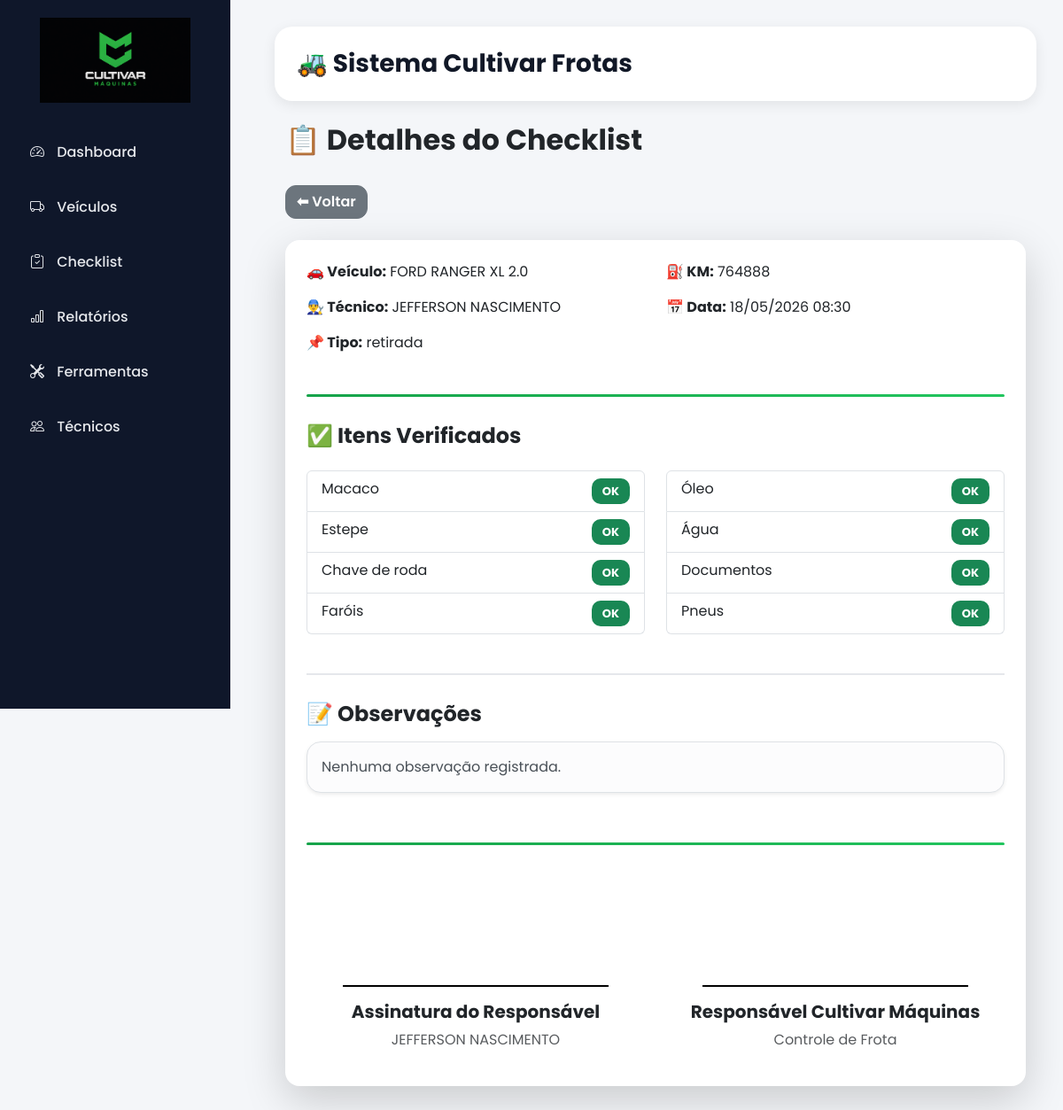
The app's page /checklist_detalhe/23 with its own data.
### tables this page shows
CREATE TABLE veiculos (
    id INTEGER PRIMARY KEY AUTOINCREMENT,
    nome TEXT,
    placa TEXT,
    status TEXT,
    km_atual TEXT
, condutor TEXT);

CREATE TABLE checklist (
    id INTEGER PRIMARY KEY AUTOINCREMENT,
    veiculo_id INTEGER,
    tecnico TEXT,
    tipo TEXT,
    km TEXT,
    observacoes TEXT,
    data TEXT
, macaco TEXT, estepe TEXT, chave_roda TEXT, farois TEXT, oleo TEXT, agua TEXT, documentos TEXT, pneus TEXT, valor REAL);

### app.py (the view)
@app.route("/checklist_detalhe/<int:id>")
def checklist_detalhe(id):
    conn = conectar()
    cursor = conn.cursor()
    cursor.execute("""
        SELECT c.*, v.nome
        FROM checklist c
        JOIN veiculos v ON v.id = c.veiculo_id
        WHERE c.id = ?
    """, (id,))
    d = cursor.fetchone()
    conn.close()
    checklist = {
        "id": d[0],
        "veiculo": d[-1],
        "tecnico": d[2],
        "tipo": d[3],
        "km": d[4],
        "observacoes": d[5],
        "data": d[6],
        "macaco": d[7],
        "estepe": d[8],
        "chave_roda": d[9],
        "farois": d[10],
        "oleo": d[11],
        "agua": d[12],
        "documentos": d[13],
        "pneus": d[14],
    }
    return render_template("checklist_detalhe.html", c=checklist)

### app.py (called while the page is built)
def conectar():
    return sqlite3.connect("database.db")

### templates/checklist_detalhe.html
{% extends "base.html" %}
{% block content %}
<div class="container mt-4">
    <div class="d-flex align-items-center mb-4">
        <h2 class="fw-bold">
            📋 Detalhes do Checklist
        </h2>
    </div>
    <a href="/checklist" class="btn btn-secondary mb-4">
        ⬅ Voltar
    </a>
    <div class="card border-0 shadow-lg rounded-4 p-4">
        <div class="row">
            <div class="col-md-6">
                <p class="mb-3">
                    <strong>🚗 Veículo:</strong>
                    {{ c.veiculo }}
                </p>
                <p class="mb-3">
                    <strong>👨‍🔧 Técnico:</strong>
                    {{ c.tecnico }}
                </p>
                <p class="mb-3">
                    <strong>📌 Tipo:</strong>
                    {{ c.tipo }}
                </p>
            </div>
            <div class="col-md-6">
                <p class="mb-3">
                    <strong>⛽ KM:</strong>
                    {{ c.km }}
                </p>
                <p class="mb-3">
                    <strong>📅 Data:</strong>
                    {{ c.data }}
                </p>
            </div>
        </div>
        <div style="
            height:3px;
            background:linear-gradient(to right,#16a34a,#22c55e);
            border-radius:10px;
            margin-top:30px;
            margin-bottom:30px;
        "></div>
        <h4 class="fw-bold mb-4">
            ✅ Itens Verificados
        </h4>
        <div class="row">
            <div class="col-md-6">
                <ul class="list-group mb-4">
                    <li class="list-group-item d-flex justify-content-between">
                        Macaco
                        <span class="badge bg-success">
                            {{ c.macaco }}
                        </span>
                    </li>
                    <li class="list-group-item d-flex justify-content-between">
                        Estepe
                        <span class="badge bg-success">
                            {{ c.estepe }}
                        </span>
                    </li>
                    <li class="list-group-item d-flex justify-content-between">
                        Chave de roda
                        <span class="badge bg-success">
                            {{ c.chave_roda }}
                        </span>
                    </li>
                    <li class="list-group-item d-flex justify-content-between">
                        Faróis
                        <span class="badge bg-success">
                            {{ c.farois }}
                        </span>
                    </li>
                </ul>
            </div>
            <div class="col-md-6">
                <ul class="list-group mb-4">
                    <li class="list-group-item d-flex justify-content-between">
                        Óleo
                        <span class="badge bg-success">
                            {{ c.oleo }}
                        </span>
                    </li>
                    <li class="list-group-item d-flex justify-content-between">
                        Água
                        <span class="badge bg-success">
                            {{ c.agua }}
                        </span>
                    </li>
                    <li class="list-group-item d-flex justify-content-between">
                        Documentos
                        <span class="badge bg-success">
                            {{ c.documentos }}
                        </span>
                    </li>
                    <li class="list-group-item d-flex justify-content-between">
                        Pneus
                        <span class="badge bg-success">
                            {{ c.pneus }}
                        </span>
                    </li>
                </ul>
            </div>
        </div>
        <div style="
            height:2px;
            background:#e5e7eb;
            margin-top:20px;
            margin-bottom:30px;
        "></div>
        <h4 class="fw-bold mb-3">
            📝 Observações
        </h4>
        <div class="alert alert-light border rounded-4 shadow-sm">
            {% if c.observacoes %}
                {{ c.observacoes }}
            {% else %}
                Nenhuma observação registrada.
            {% endif %}
        </div>
        <div style="
            height:3px;
            background:linear-gradient(to right,#16a34a,#22c55e);
            border-radius:10px;
            margin-top:40px;
            margin-bottom:50px;
        "></div>
        <div class="row mt-5">
            <div class="col-md-6 text-center">
                <div style="
                    border-top:2px solid #000;
                    width:300px;
                    margin:auto;
                    margin-top:60px;
                "></div>
                <h5 class="mt-3 fw-bold">
                    Assinatura do Responsável
                </h5>
                <p class="text-muted">
                    {{ c.tecnico }}
                </p>
            </div>
            <div class="col-md-6 text-center">
                <div style="
                    border-top:2px solid #000;
                    width:300px;
                    margin:auto;
                    margin-top:60px;
                "></div>
                <h5 class="mt-3 fw-bold">
                    Responsável Cultivar Máquinas
                </h5>
                <p class="text-muted">
                    Controle de Frota
                </p>
            </div>
        </div>
    </div>
</div>
{% endblock %}

### templates/base.html (style rules this page uses)
body { background:#f4f6f9; font-family:'Poppins',sans-serif; margin:0; padding:0; }
.card { border:none; border-radius:20px; box-shadow:0 4px 15px rgba(0,0,0,0.08); }
.btn { border-radius:12px; font-weight:600; }
.badge { padding:8px 12px; border-radius:10px; font-size:13px; }

### records on screen
veiculos: veiculo "FORD RANGER XL 2.0"
checklist: tecnico "JEFFERSON NASCIMENTO", tipo "retirada", km "764888", data "18/05/2026 08:30", macaco "OK", estepe "OK", chave_roda "OK", farois "OK", oleo "OK", agua "OK", documentos "OK", pneus "OK"
